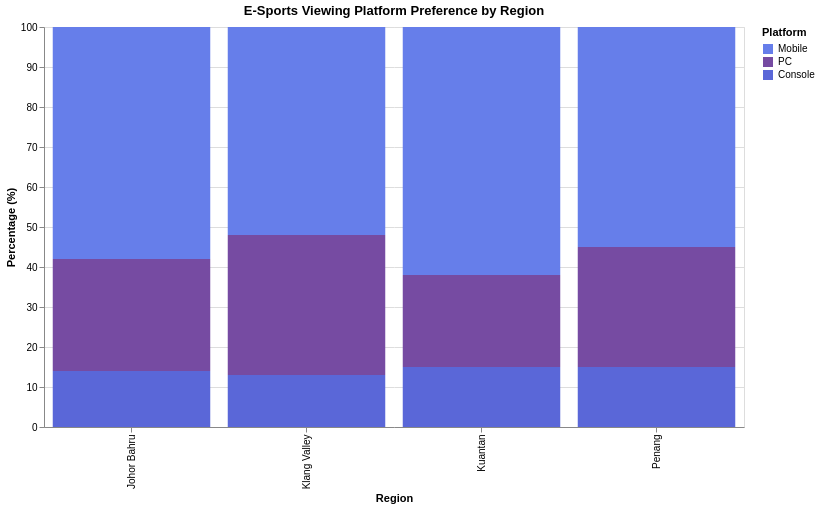

The specification (Vega-Lite) saved for this image:
### Vega-Lite specification from a JSON file in a GitHub repository (floating-point values rounded to 4 significant figures)
{"$schema": "https://vega.github.io/schema/vega-lite/v5.json", "title": "E-Sports Viewing Platform Preference by Region", "width": 700, "height": 400, "data": {"values": [{"region": "Klang Valley", "platform": "Mobile", "percentage": 52}, {"region": "Klang Valley", "platform": "PC", "percentage": 35}, {"region": "Klang Valley", "platform": "Console", "percentage": 13}, {"region": "Johor Bahru", "platform": "Mobile", "percentage": 58}, {"region": "Johor Bahru", "platform": "PC", "percentage": 28}, {"region": "Johor Bahru", "platform": "Console", "percentage": 14}, {"region": "Penang", "platform": "Mobile", "percentage": 55}, {"region": "Penang", "platform": "PC", "percentage": 30}, {"region": "Penang", "platform": "Console", "percentage": 15}, {"region": "Kuantan", "platform": "Mobile", "percentage": 62}, {"region": "Kuantan", "platform": "PC", "percentage": 23}, {"region": "Kuantan", "platform": "Console", "percentage": 15}]}, "mark": "bar", "encoding": {"x": {"field": "region", "type": "nominal", "title": "Region"}, "y": {"aggregate": "sum", "field": "percentage", "type": "quantitative", "title": "Percentage (%)"}, "color": {"field": "platform", "type": "nominal", "scale": {"domain": ["Mobile", "PC", "Console"], "range": ["#667eea", "#764ba2", "#5a67d8"]}, "title": "Platform"}, "tooltip": [{"field": "region", "type": "nominal", "title": "Region"}, {"field": "platform", "type": "nominal", "title": "Platform"}, {"field": "percentage", "type": "quantitative", "title": "Percentage %"}]}}
